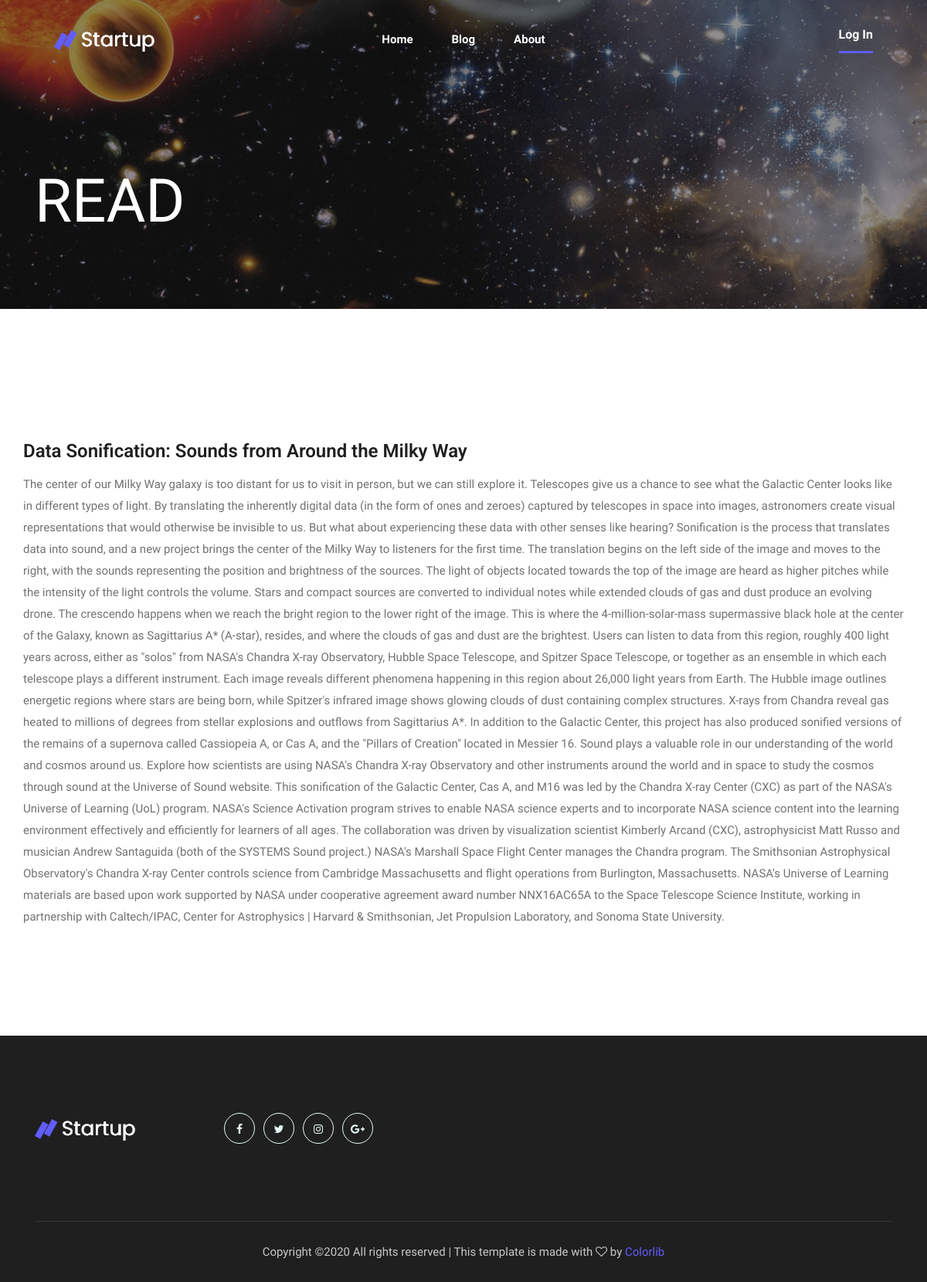
/single_blog/1, run on the app's committed database.
### model.py (models this page shows)
class Blog(Base):
	__tablename__ = 'blog'
	id = Column(Integer, primary_key = True)
	title = Column(String)
	picture = Column(String)
	name = Column(String)
	text = Column(String)
	day = Column(String)
	month = Column(String)

### app.py (the view)
@app.route('/single_blog/<int:blog_id>')
def single_blog_page(blog_id):
	global logout
	return render_template("single-blog.html", blog = return_blog(blog_id), logout=logout)

### databases.py (called while the page is built)
def return_blog(id):
	session = DBSession()
	blog = session.query(Blog).filter_by(id = id).first()
	return blog

### templates/single-blog.html (shortened to what this page needs)
<!doctype html>
<html class="no-js" lang="zxx">
<head>
   <link rel="stylesheet" href="../static/css/bootstrap.min.css">
   <link rel="stylesheet" href="../static/css/owl.carousel.min.css">
   <link rel="stylesheet" href="../static/css/magnific-popup.css">
   <link rel="stylesheet" href="../static/css/font-awesome.min.css">
   <link rel="stylesheet" href="../static/css/themify-icons.css">
   <link rel="stylesheet" href="../static/css/nice-select.css">
   <link rel="stylesheet" href="../static/css/flaticon.css">
   <link rel="stylesheet" href="../static/css/gijgo.css">
   <link rel="stylesheet" href="../static/css/animate.min.css">
   <link rel="stylesheet" href="../static/css/slicknav.css">
   <link rel="stylesheet" href="../static/css/style.css">
</head>
<body>
    <header>
        <div class="header-area ">
            <div id="sticky-header" class="main-header-area">
                <div class="container-fluid p-0">
                    <div class="row align-items-center no-gutters">
                        <div class="col-xl-2 col-lg-2">
                            <div class="logo-img">
                                <a href="index.html">
                                    <img src="static/img/logo.png" alt="">
                                </a>
                            </div>
                        </div>
                        <div class="col-xl-8 col-lg-8">
                            <div class="main-menu  d-none d-lg-block text-center">
                                <nav>
                                    <ul id="navigation">
                                        <li><a class="active" href="{{url_for('home_page')}}">Home</a></li>
                                        <li><a href="{{url_for('blog_page')}}">Blog</a></li>
                                        <li><a href="{{url_for('about_page')}}">About</a></li>
                                    </ul>
                                </nav>
                            </div>
                        </div>
                        <div class="col-lg-2 d-none d-lg-block">
                            <div class="log_chat_area d-flex align-items-end">
                                <a href="{{url_for('login_page')}}"  class="say_hi">{{logout}}</a>
                            </div>
                        </div>
                        <div class="col-12">
                        </div>
                    </div>
                </div>
            </div>
        </div>
    </header>
  <div class="bradcam_area breadcam_bg_3">
   <div class="container">
     <div class="row">
         <div class="col-xl-12">
             <div class="bradcam_text">
                 <h3>READ</h3>
             </div>
         </div>
     </div>
   </div>
 </div>
   <section class="blog_area single-post-area section-padding">
      <div class="container">
         <div class="row">
               <div class="single-post">
                  <div class="feature-img">
                  </div>
                  <div class="blog_details">
                     <h2>{{blog.title}}</h2>
                     <p class="excert">{{blog.text}}</p>
                  </div>
               </div>
            </div>
         </div>
   </section>
    <footer class="footer">
      <div class="footer_top">
          <div class="container">
              <div class="row align-items-center">
                  <div class="col-lg-2 col-md-3">
                      <div class="footer_logo wow fadeInRight" data-wow-duration="1s" data-wow-delay=".3s">
                          <a href="index.html">
                              <img src="../static/img/logo.png" alt="">
                          </a>
                      </div>
                  </div>
                  <div class="col-lg-3 col-md-12">
                      <div class="socail_links">
                          <ul>
                              <li><a class="wow fadeInUp" data-wow-duration="1s" data-wow-delay=".3s" href="#"> <i class="fa fa-facebook"></i> </a></li>
                              <li><a class="wow fadeInUp" data-wow-duration="1s" data-wow-delay=".4s" href="#"> <i class="fa fa-twitter"></i> </a></li>
                              <li><a class="wow fadeInUp" data-wow-duration="1s" data-wow-delay=".5s" href="#"> <i class="fa fa-instagram"></i> </a></li>
                              <li><a class="wow fadeInUp" data-wow-duration="1s" data-wow-delay=".6s" href="#"> <i class="fa fa-google-plus"></i> </a></li>
                          </ul>
                      </div>
                  </div>
              </div>
          </div>
      </div>
      <div class="copy-right_text">
          <div class="container">
              <div class="footer_border"></div>
              <div class="row">
                  <div class="col-xl-12">
                      <p class="copy_right text-center wow fadeInUp" data-wow-duration="1s" data-wow-delay="1.3s">
Copyright &copy;<script>document.write(new Date().getFullYear());</script> All rights reserved | This template is made with <i class="fa fa-heart-o" aria-hidden="true"></i> by <a href="https://colorlib.com" target="_blank">Colorlib</a>
                      </p>
                  </div>
              </div>
          </div>
      </div>
  </footer>
</body>
</html>

### data on the page
Blog: title "Data Sonification: Sounds from Around the Milky Way", text "The center of our Milky Way galaxy is too distant for us to visit in person, but we can still explore it. Telescopes give us a chance to see what the Galactic Center looks like in different types of light. By translating the inherently digital data (in the form of ones and zeroes) captured by telescopes in space into images, astronomers create visual representations that would otherwise be invisible to us. But what about experiencing these data with other senses like hearing? Sonification is the process that translates data into sound, and a new project brings the center of the Milky Way to listeners for the first time. The translation begins on the left side of the image and moves to the…"

### other printed values
{{ logout }} "Log In"
